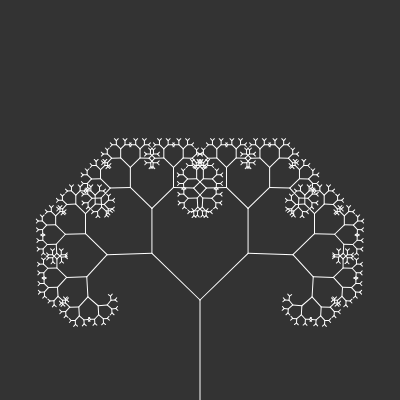
Frame 1 (no input)
Frame 60 (no input): identical to frame 1, image omitted
Frame 120 (the mouse pressed at the canvas centre since frame 60): identical to frame 1, image omitted

The p5.js sketch that drew this single still picture (run headless with seeded random() and noise() and a simulated clock; from frame 60 on, the mouse is pressed at the canvas centre):

// p5.js sketch
// ── sketch.js
var angle = 0;
var slider;

function setup() {
  createCanvas(400,400);
  slider = createSlider(0, PI/2, PI/4, 0.1)
}

function draw() {
	background(51);
	stroke(255);
	angle = slider.value();
	translate(200,height);
	branch(100);
}

function branch(len){
	line(0,0,0,-len);
	translate(0,-len);
	if(len > 4){
		push();
		rotate(angle);
		branch(len * 0.67);
		pop();
		push();
		rotate(-angle);
		branch(len * 0.67);
		pop();
	}
}
